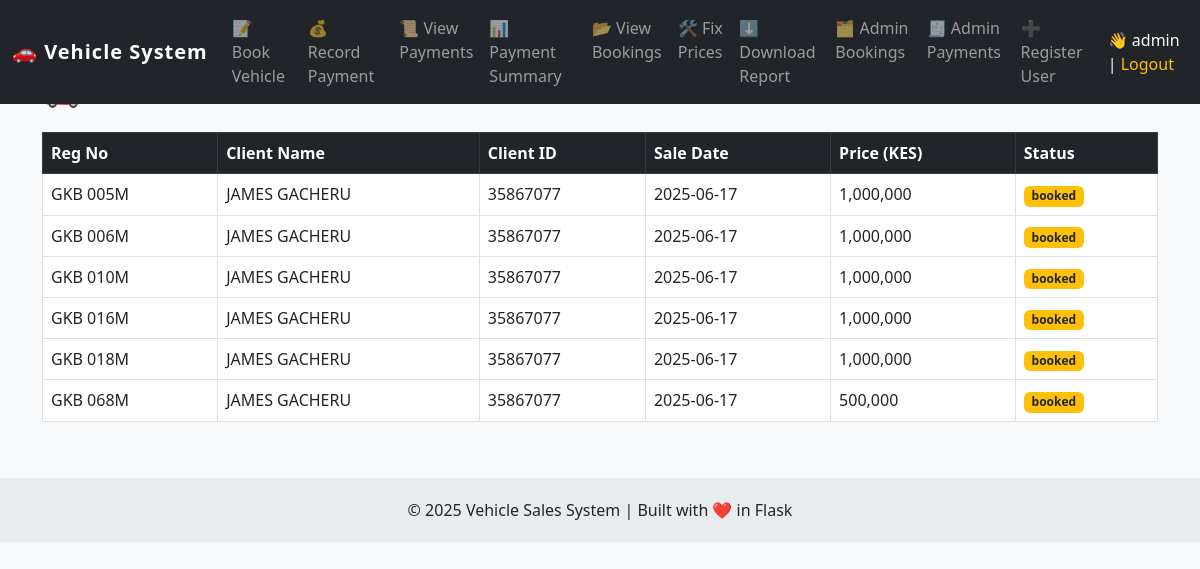
The app's page /bookings (signed in) with its own data.
### tables this page shows
CREATE TABLE bookings (
            id INTEGER PRIMARY KEY AUTOINCREMENT,
            vehicle_reg TEXT UNIQUE,
            client_name TEXT,
            client_id TEXT,
            sale_date TEXT,
            created_at TIMESTAMP DEFAULT CURRENT_TIMESTAMP
        , status TEXT DEFAULT 'booked', price INTEGER);

### app.py (the view)
@app.route("/bookings")
@login_required
def view_bookings():
    conn = sqlite3.connect("booking.db")
    c = conn.cursor()
    c.execute("SELECT vehicle_reg, client_name, client_id, sale_date, price, status FROM bookings ORDER BY vehicle_reg")
    bookings = c.fetchall()
    conn.close()
    return render_template("bookings.html", bookings=bookings)

### app.py (called while the page is built)
def login_required(f):
    @wraps(f)
    def decorated_function(*args, **kwargs):
        if 'username' not in session:
            flash("❌ Please log in to continue.")
            return redirect(url_for('login'))
        return f(*args, **kwargs)
    return decorated_function

### templates/bookings.html (shortened to what this page needs)
{% extends "layout.html" %}
{% block content %}
<h2 class="mb-4">🚗 Booked Vehicles</h2>
<div class="table-responsive">
    <table class="table table-bordered table-hover align-middle">
        <thead class="table-dark">
            <tr>
                <th>Reg No</th>
                <th>Client Name</th>
                <th>Client ID</th>
                <th>Sale Date</th>
                <th>Price (KES)</th>
                <th>Status</th>
            </tr>
        </thead>
        <tbody>
            {% for b in bookings %}
            <tr>
                <td>{{ b[0] }}</td>
                <td>{{ b[1] }}</td>
                <td>{{ b[2] }}</td>
                <td>{{ b[3] }}</td>
                <td>{{ "{:,.0f}".format(b[4]) if b[4] else "—" }}</td>
                <td>
                    <span class="badge {% if b[5] == 'sold' %}bg-success{% else %}bg-warning text-dark{% endif %}">
                        {{ b[5] or "booked" }}
                    </span>
                </td>
            </tr>
            {% endfor %}
        </tbody>
    </table>
</div>
{% endblock %}

### templates/layout.html (shortened to what this page needs)
<!DOCTYPE html>
<html lang="en">
<head>
    <link href="https://cdn.jsdelivr.net/npm/bootstrap@5.3.0/dist/css/bootstrap.min.css" rel="stylesheet">
</head>
<body>
<nav class="navbar navbar-expand-lg navbar-dark bg-dark fixed-top">
  <div class="container-fluid">
    <a class="navbar-brand" href="/">🚗 Vehicle System</a>
    <div class="collapse navbar-collapse" id="navbarNav">
      <ul class="navbar-nav ms-auto">
        <li class="nav-item"><a class="nav-link" href="/">📝 Book Vehicle</a></li>
        <li class="nav-item"><a class="nav-link" href="/record-payment">💰 Record Payment</a></li>
        <li class="nav-item"><a class="nav-link" href="/payments">📜 View Payments</a></li>
        <li class="nav-item"><a class="nav-link" href="/payments-summary">📊 Payment Summary</a></li>
        <li class="nav-item"><a class="nav-link" href="/bookings">📂 View Bookings</a></li>
        <li class="nav-item"><a class="nav-link" href="/missing-prices">🛠 Fix Prices</a></li>
        <li class="nav-item"><a class="nav-link" href="/download-report">⬇️ Download Report</a></li>
        {% if session.role == "admin" %}
        <li class="nav-item"><a class="nav-link" href="/admin/bookings">🗂 Admin Bookings</a></li>
        <li class="nav-item"><a class="nav-link" href="/admin/payments">🧾 Admin Payments</a></li>
         <li class="nav-item"><a class="nav-link" href="{{ url_for('register') }}">➕ Register User</a></li>
        {% endif %}
      </ul>
      {% if session.username %}
        <span class="navbar-text text-light ms-3">
          👋 {{ session.username }} | <a href="{{ url_for('logout') }}" class="text-warning text-decoration-none">Logout</a>
        </span>
      {% else %}
        <span class="navbar-text ms-3">
          <a href="{{ url_for('login') }}" class="btn btn-sm btn-outline-light">Login</a>
        </span>
      {% endif %}
    </div>
  </div>
</nav>
<main class="container">
    {% block content %}{% endblock %}
</main>
<footer class="text-center">
    <p class="mb-0">&copy; {{ 2025 }} Vehicle Sales System | Built with ❤️ in Flask</p>
</footer>
</body>
</html>

### templates/layout.html (style rules this page uses)
body { padding-top: 70px; background-color: #f8f9fa; }
.navbar-brand { font-weight: bold; letter-spacing: 1px; }
footer { margin-top: 40px; padding: 20px 0; background-color: #e9ecef; }

### records on screen
bookings: vehicle_reg "GKB 005M", client_name "JAMES GACHERU", client "35867077", sale_date "2025-06-17", price "1,000,000", status "booked"
bookings: vehicle_reg "GKB 006M", client_name "JAMES GACHERU", client "35867077", sale_date "2025-06-17", price "1,000,000", status "booked"
bookings: vehicle_reg "GKB 010M", client_name "JAMES GACHERU", client "35867077", sale_date "2025-06-17", price "1,000,000", status "booked"
bookings: vehicle_reg "GKB 016M", client_name "JAMES GACHERU", client "35867077", sale_date "2025-06-17", price "1,000,000", status "booked"
bookings: vehicle_reg "GKB 018M", client_name "JAMES GACHERU", client "35867077", sale_date "2025-06-17", price "1,000,000", status "booked"
bookings: vehicle_reg "GKB 068M", client_name "JAMES GACHERU", client "35867077", sale_date "2025-06-17", price "500,000", status "booked"

### other values on screen
{{ session.username }} "admin"
{{ 2025 }} "2025"
